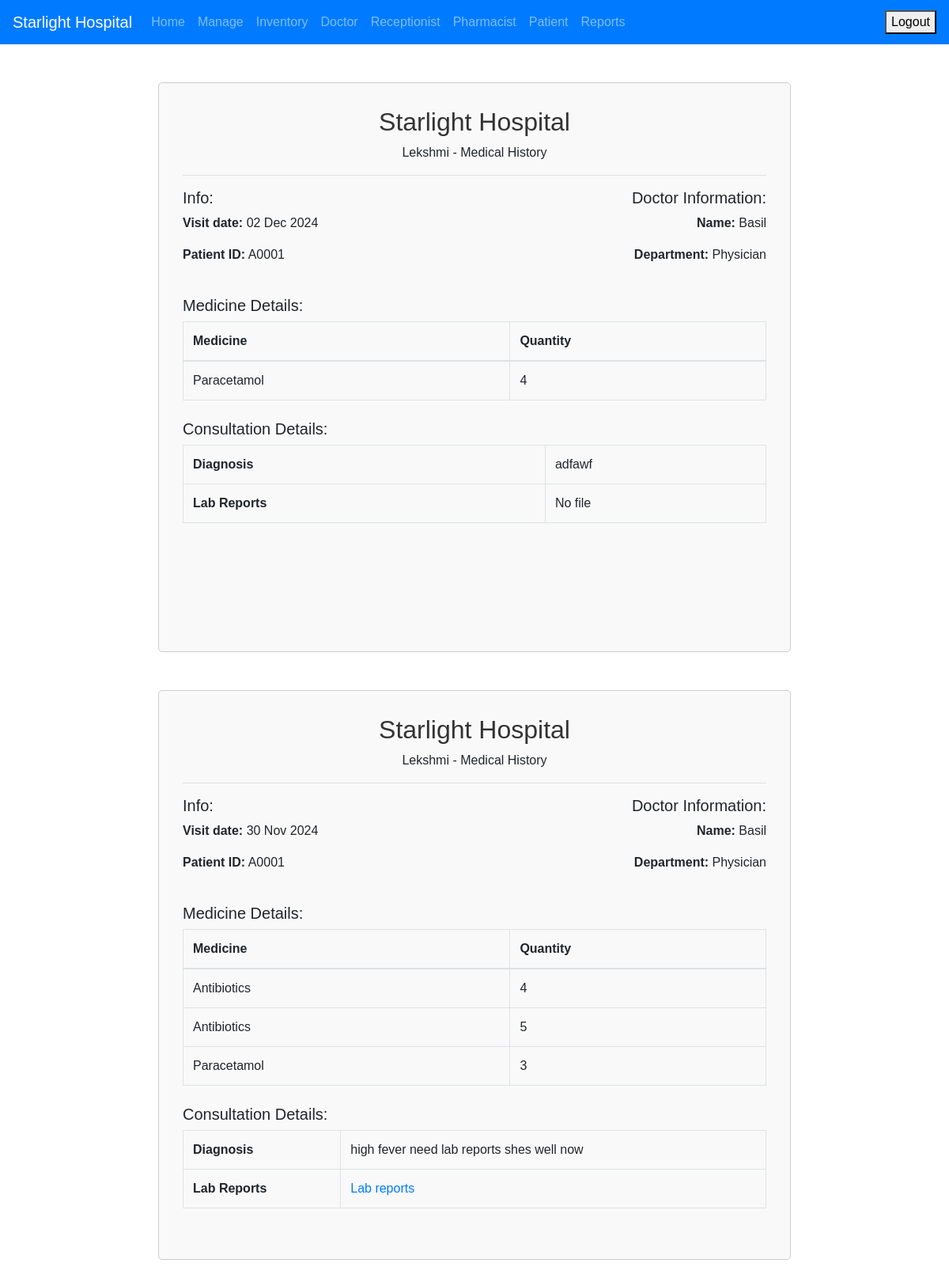
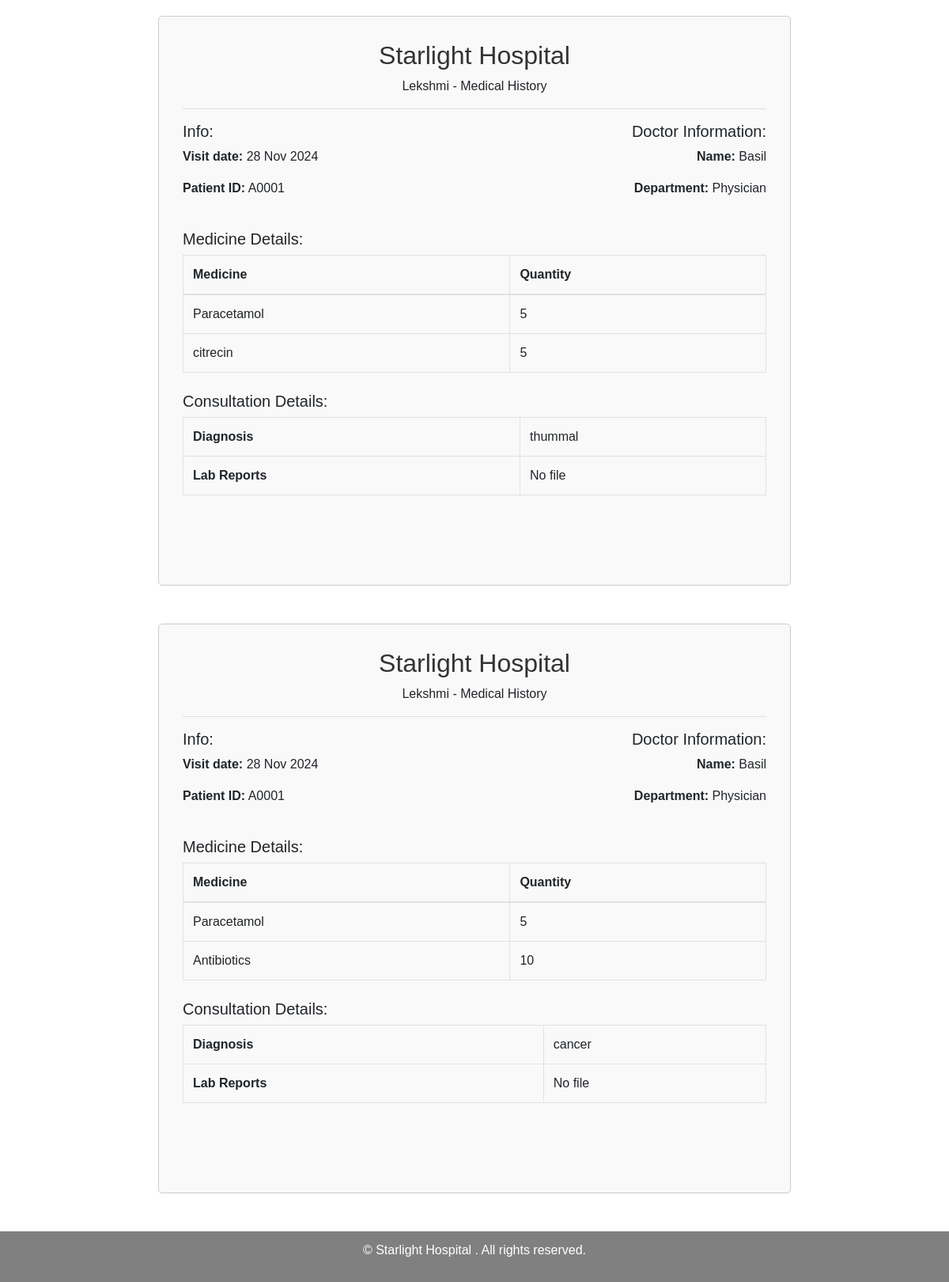
/hospital/admin/patient/medical/history/2 (signed in), run on the app's committed database (2 pictures, top to bottom).
### hospital_app/models.py (models this page shows)
class MedicalHistory(models.Model):
    patient = models.ForeignKey(Patient, on_delete=models.CASCADE, null=True, blank=True)
    doctor = models.ForeignKey(Doctor, on_delete=models.CASCADE, null=True, blank=True)
    appointment = models.ForeignKey(Appointment, on_delete=models.CASCADE, null=True, blank=True)
    visit_date = models.DateTimeField(auto_now_add=True)
    diagnosis = models.TextField()
    prescriptions = models.ManyToManyField(Prescription, through='MedicalHistoryPrescription', blank=True)
    lab_reports = models.FileField(upload_to='LabReports/', null=True, blank=True)
    lab_report_cost = models.PositiveIntegerField(default=0)
    is_dispatched = models.BooleanField(default=False)
    is_inpatient = models.BooleanField(default=False)

class Patient(models.Model):
    user_profile = models.OneToOneField(UserProfile, on_delete=models.CASCADE)
    address=models.CharField(max_length=22225,null=True)
    gender = models.CharField(max_length=5,null=True)
    is_inpatient = models.BooleanField(default=False)  # Categorize as inpatient or outpatient
    patient_id = models.CharField(max_length=15, unique=True, null=True, blank=True)

class UserProfile(models.Model):
    ROLE_CHOICES = [
        ('Doctor', 'Doctor'),
        ('Patient', 'Patient'),
        ('Receptionist', 'Receptionist'),
        ('Pharmacist', 'Pharmacist'),
    ]
    user = models.OneToOneField(User, on_delete=models.CASCADE)
    role = models.CharField(max_length=15, choices=ROLE_CHOICES)
    soft_deletion = models.BooleanField(default=False)

class Doctor(models.Model):
    user_profile = models.OneToOneField(UserProfile, on_delete=models.CASCADE)
    department=models.ForeignKey(Department, on_delete=models.CASCADE)
    address=models.CharField(max_length=22225,null=True)
    image=models.ImageField(upload_to='Image/',null=True)
    resume=models.FileField (upload_to='Resume/',null=True)

class Department(models.Model):
    name = models.CharField(max_length=100)

class Prescription(models.Model):
    medicine = models.CharField(max_length=20, null=True,blank=True)
    stock = models.PositiveIntegerField(default=0)
    rate = models.PositiveIntegerField(default=0)
    alert = models.BooleanField(default=False)

### hospital_app/views.py (the view)
# urls.py: path('hospital/admin/patient/medical/history/<int:id>',views.admin_patient_medical_history,name='admin_patient_medical_history'),
@login_required(login_url='hospital_loginpage')
def admin_patient_medical_history(request,id):
    patient = Patient.objects.get(id=id)
    medical_history = MedicalHistory.objects.filter(patient=patient).order_by('-visit_date')
    for history in medical_history:
        medicines = MedicalHistoryPrescription.objects.filter(medical_history=history).select_related('prescription')
        history.medicine_details = [
            {'medicine': item.prescription.medicine, 'quantity': item.quantity}
            for item in medicines
        ]
    return render(request, 'admin/admin_patient_medical_history.html', {
        'medical_history': medical_history,
    })

### templates/admin/admin_patient_medical_history.html (shortened to what this page needs)
{% extends 'admin/navbar.html' %}
{% block content %}
{% load static %}
{% if medical_history.exists %}
    {% for history in medical_history %}
    <div class="container mt-5 mb-5" style="max-width: 800px; border: 1px solid #ccc; padding: 30px;">
        <h2 class="text-center">Starlight Hospital</h2>
        <p class="text-center">{{ history.patient.user_profile.user.username }} - Medical History</p>
        <hr>
        <div class="row">
            <div class="col-md-6">
                <h5>Info:</h5>
                <p><strong>Visit date:</strong> {{ history.visit_date|date:"d M Y" }}</p>
                <p><strong>Patient ID:</strong> {{ history.patient.patient_id }}</p>
            </div>
            <div class="col-md-6 text-right">
                <h5>Doctor Information:</h5>
                <p><strong>Name:</strong> {{ history.doctor.user_profile.user.username }}</p>
                <p><strong>Department:</strong> {{ history.doctor.department.name }}</p>
            </div>
        </div>
        <div class="mt-4">
            <h5>Medicine Details:</h5>
            <table class="table table-bordered">
                <thead>
                    <tr>
                        <th>Medicine</th>
                        <th>Quantity</th>
                    </tr>
                </thead>
                {% if history.medicine_details %}
                {% for medicine in history.medicine_details %}
                    <tr>
                        <td>{{ medicine.medicine }}</td>
                        <td>{{ medicine.quantity }}</td>
                    </tr>
                {% endfor %}
                {% else %}
                <tr>
                    <td colspan="2">No medicines prescribed</td>
                </tr>
                {% endif %}
            </table>
        </div>
        <div class="mt-4">
            <h5>Consultation Details:</h5>
            <table class="table table-bordered">
                <tr>
                    <td><strong>Diagnosis</strong></td>
                    <td>{{ history.diagnosis }}</td>
                </tr>
                <tr>
                    <td><strong>Lab Reports</strong></td>
                    <td>
                        {% if history.lab_reports %}
                            <a href="{{ history.lab_reports.url }}">Lab reports</a>
                        {% else %}
                            No file
                        {% endif %}
                    </td>
                </tr>
            </table>
        </div>
    </div>
    {% endfor %}
{% else %}
<div class="container mt-5 mb-5" style="max-width: 800px; border: 1px solid #ccc; padding: 30px;">
    <h2 class="text-center">Starlight Hospital</h2>
    <p class="text-center"><b>No medical history available for this patient.</b></p>
</div>
{% endif %}
{% endblock %}

### templates/admin/admin_patient_medical_history.html (style rules this page uses)
body { font-family: Arial, sans-serif; }
h2, h3, h4 { color: #333; }
table { width: 100%; border-collapse: collapse; }
table th, table td { padding: 8px; text-align: left; border: 1px solid #ddd; }
.container { background-color: #f9f9f9; border-radius: 5px; padding: 20px; min-height: 90vh; }

### data on the page
MedicalHistory: patient.user_profile.user.username "Lekshmi", visit_date "02 Dec 2024", patient.patient_id "A0001", doctor.user_profile.user.username "Basil", doctor.department.name "Physician", quantity "4", diagnosis "adfawf", lab_reports "No file"
Prescription: medicine "Paracetamol" "Paracetamol" "Paracetamol" "Paracetamol"
MedicalHistory: patient.user_profile.user.username "Lekshmi", visit_date "30 Nov 2024", patient.patient_id "A0001", doctor.user_profile.user.username "Basil", doctor.department.name "Physician", quantity "4" "5" "3", diagnosis "high fever need lab reports shes well now"
Prescription: medicine "Antibiotics" "Antibiotics" "Antibiotics"
MedicalHistory: patient.user_profile.user.username "Lekshmi", visit_date "28 Nov 2024", patient.patient_id "A0001", doctor.user_profile.user.username "Basil", doctor.department.name "Physician", quantity "5" "5", diagnosis "thummal", lab_reports "No file"
Prescription: medicine "citrecin"
MedicalHistory: patient.user_profile.user.username "Lekshmi", visit_date "28 Nov 2024", patient.patient_id "A0001", doctor.user_profile.user.username "Basil", doctor.department.name "Physician", quantity "5" "10", diagnosis "cancer", lab_reports "No file"
